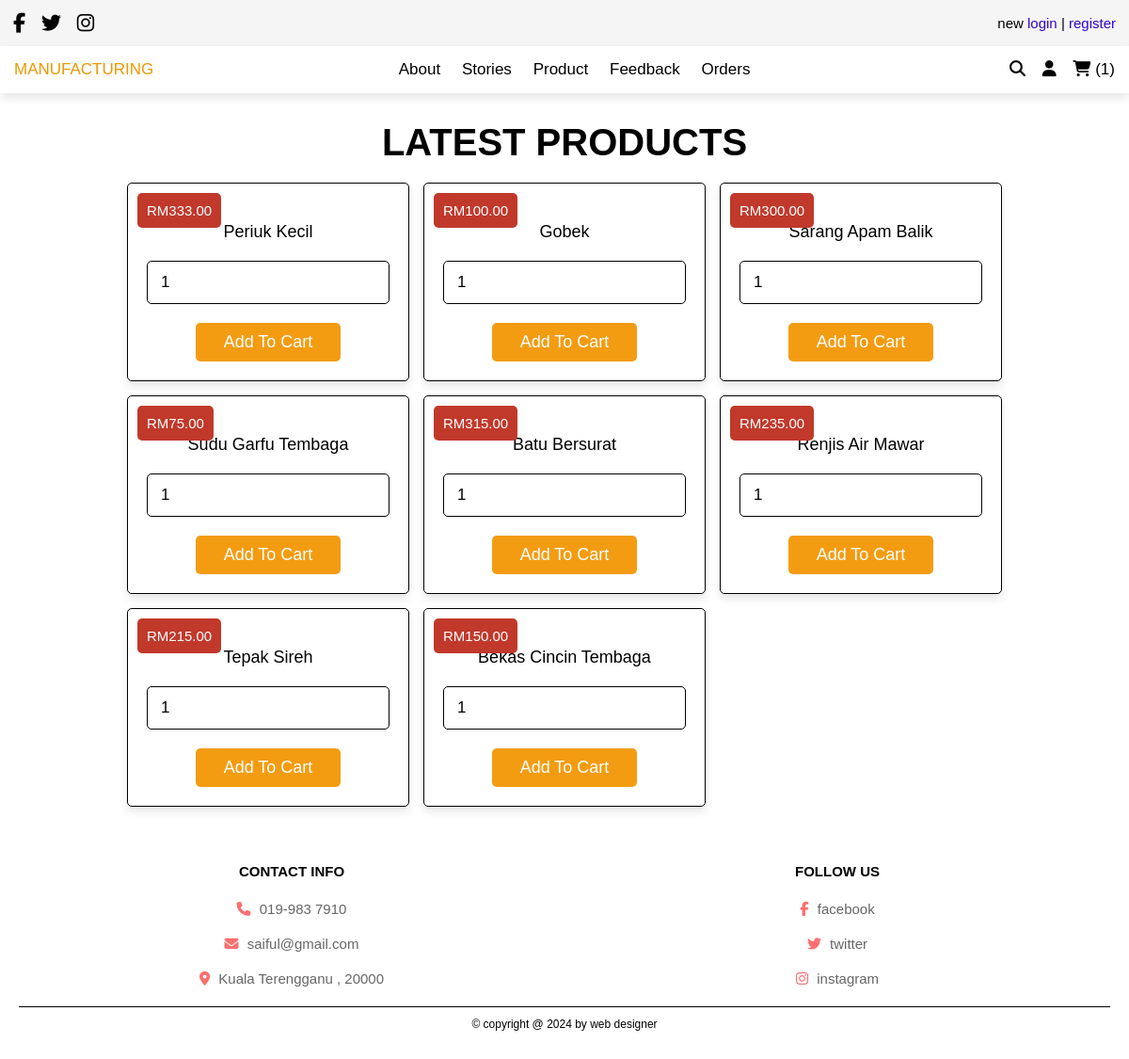
/product.php (signed in), run on the app's committed database.
### tables this page shows
CREATE TABLE `product` (
  `productID` varchar(100) NOT NULL,
  `productName` varchar(100) NOT NULL,
  `productImage` varchar(255) NOT NULL,
  `productPrice` decimal(10,2) NOT NULL,
  `stock` int(11) DEFAULT 0
);

### product.php (the view, shortened to what this page needs)
<?php
include 'config.php';
?>
<!DOCTYPE html>
<html lang="en">
<head>
   <link rel="stylesheet" href="https://cdnjs.cloudflare.com/ajax/libs/font-awesome/6.5.1/css/all.min.css">
   <link rel="stylesheet" href="css/style.css">
</head>
<body>
<?php include 'header.php'; ?>
<section class="products">
   <h1 class="title">Latest Products</h1>
   <div class="box-container">
      <?php
        $select_products = mysqli_query($conn, "SELECT * FROM product") or die('Query failed');
        if (mysqli_num_rows($select_products) > 0) {
            while ($fetch_products = mysqli_fetch_assoc($select_products)) {
                $product_id = $fetch_products['productID'];
                $select_stock = mysqli_query($conn, "SELECT totalstock FROM stock WHERE productID = '$product_id'") or die('Query failed');
                if (mysqli_num_rows($select_stock) > 0) {
                    $stock_info = mysqli_fetch_assoc($select_stock);
                    $total_stock = intval($stock_info['totalstock']);
                } else {
                    $total_stock = 0;
                }
                ?>
                <form action="" method="post" class="box">
                    <div class="name"><?php echo htmlspecialchars($fetch_products['productName']); ?></div>
                    <div class="price">RM<?php echo htmlspecialchars($fetch_products['productPrice']); ?></div>
                    <?php if ($total_stock > 0) { ?>
                        <input type="number" min="1" name="product_quantity" value="1" class="qty">
                        <input type="submit" value="Add to Cart" name="add_to_cart" class="btn">
                    <?php } else { ?>
                        <div class="out-of-stock">Out of Stock</div>
                    <?php } ?>
                </form>
                <?php
            }
        } else {
            echo '<p class="empty">No products added yet!</p>';
        }
      ?>
   </div>
</section>
<?php include 'footer.php'; ?>
</body>
</html>

### css/style.css (style rules this page uses)
:root { --purple:#8e44ad; --red:#c0392b; --orange:#f39c12; --black:#000000; --white:#fff; --light-color:#666; --light-white:#ccc; --light-bg:#f5f5f5; --border:.1rem solid var(--black); --box-shadow:0 .5rem 1rem rgba(0,0,0,.1); }
* { font-family: 'Rubik', sans-serif; margin:0; padding:0; box-sizing: border-box; outline: none; border:none; text-decoration: none; transition:all .2s linear; }
html { font-size: 62.5%; overflow-x: hidden; }
section { padding:3rem 2rem; }
.title { text-align: center; margin-bottom: 2rem; text-transform: uppercase; color:var(--black); font-size: 4rem; }
.btn, .option-btn, .delete-btn, .white-btn { display: inline-block; margin-top: 1rem; padding:1rem 3rem; cursor: pointer; color:var(--white); font-size: 1.8rem; border-radius: .5rem; text-transform: capitalize; }
.white-btn, .btn { background-color: var(--orange); }
.products .box-container { max-width: 1200px; margin: 0 auto; display: grid; grid-template-columns: repeat(auto-fit, 30rem); align-items: flex-start; gap: 1.5rem; justify-content: center; }
.products .box-container .box { border-radius: .5rem; background-color: var(--white); box-shadow: var(--box-shadow); padding: 2rem; text-align: center; border: var(--border); position: relative; }
.products .box-container .box .name { padding:1rem 0; font-size: 1.8rem; color:var(--black); }
.products .box-container .box .qty { width: 100%; padding:1.2rem 1.4rem; border-radius: .5rem; border:var(--border); margin:1rem 0; font-size: 1.7rem; }
.products .box-container .box .price { position: absolute; top:1rem; left:1rem; border-radius: .5rem; padding:1rem; font-size: 1.5rem; color:var(--white); background-color: var(--red); }

### data on the page
product: productName "Periuk Kecil", productPrice "333.00"
product: productName "Gobek", productPrice "100.00"
product: productName "Sarang Apam Balik", productPrice "300.00"
product: productName "Sudu Garfu Tembaga", productPrice "75.00"
product: productName "Batu Bersurat", productPrice "315.00"
product: productName "Renjis Air Mawar", productPrice "235.00"
product: productName "Tepak Sireh", productPrice "215.00"
product: productName "Bekas Cincin Tembaga", productPrice "150.00"

### other printed values
$cart_rows_number "1"
